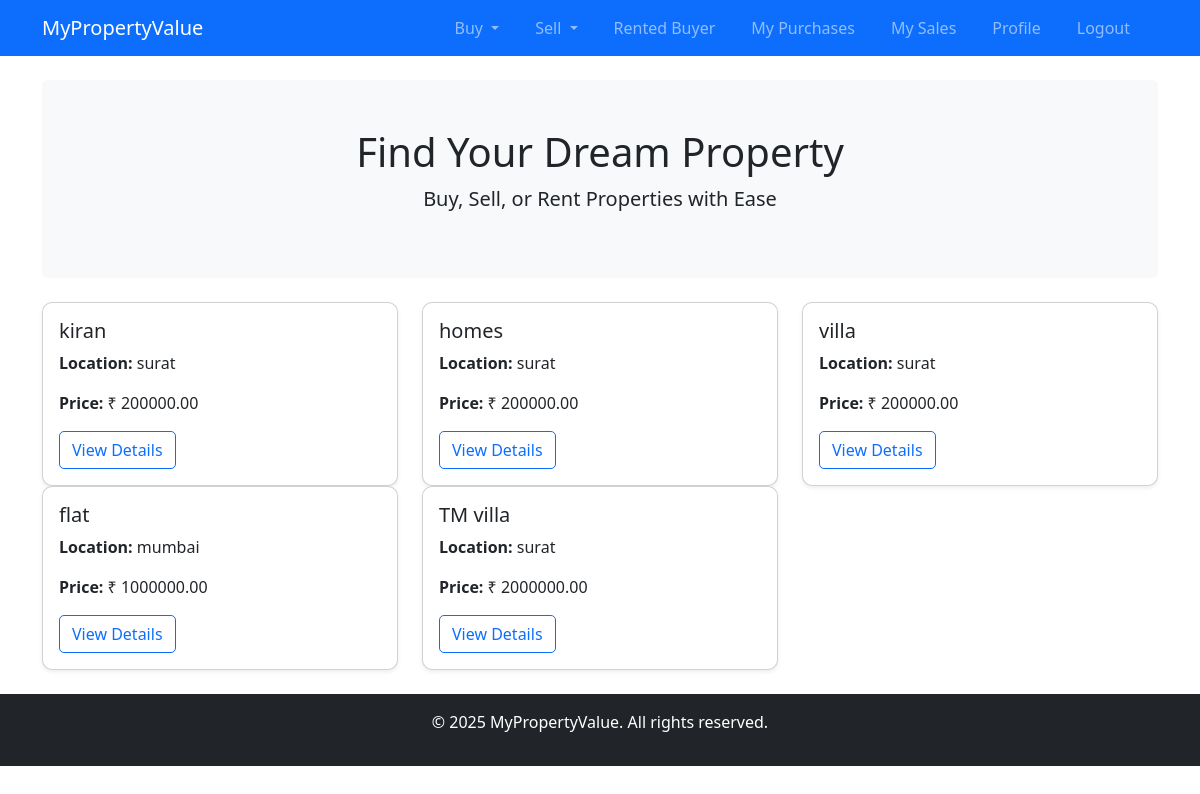
Screenshot of /users/ (signed in) with the database file from the repository.
### users/models.py (models this page shows, shortened)
class Property(models.Model):
    PROPERTY_TYPES = [
        ('Residential', 'Residential'),
        ('Commercial', 'Commercial'),
    ]
    STATUS_CHOICES = [
        ('Available', 'Available'),
        ('Not Available', 'Not Available'),
    ]
    title = models.CharField(max_length=255)
    image = models.ImageField(upload_to='property_images/', blank=True, null=True)
    description = models.TextField()
    price = models.DecimalField(max_digits=12, decimal_places=2)
    property_type = models.CharField(max_length=20, choices=PROPERTY_TYPES)
    location = models.CharField(max_length=255)
    owner = models.ForeignKey(User, on_delete=models.CASCADE)
    name = models.CharField(max_length=255, default="Unnamed Property") # New status field
    is_sold = models.BooleanField(default=False)
    status = models.CharField(max_length=20, choices=STATUS_CHOICES, default='Available')  # Add this field

### users/views.py (the view)
# urls.py: 2. Add a URL to urlpatterns:  path('', views.home, name='home')
@login_required
def home(request):
    available_properties = Property.objects.exclude(owner=request.user)
    return render(request, 'users/home.html', {
        'properties': available_properties
    })

### users/templates/users/home.html
{% extends 'base.html' %} {% block title %}Home - MyPropertyValue{% endblock %}
{% block content %}
<div class="jumbotron bg-light text-center p-5 rounded">
  <h1>Find Your Dream Property</h1>
  <p class="lead">Buy, Sell, or Rent Properties with Ease</p>
</div>
<div class="row mt-4">
  {% for property in properties %}
  <div class="col-md-4">
    <div class="card shadow-sm">
      <div class="card-body">
        <h5 class="card-title">{{ property.title }}</h5>
        <p class="card-text">
          <strong>Location:</strong> {{ property.location }}
        </p>
        <p class="card-text"><strong>Price:</strong> ₹ {{ property.price }}</p>
        <a
          href="{% url 'property_details' property.id %}"
          class="btn btn-outline-primary"
          >View Details</a
        >
      </div>
    </div>
  </div>
  {% endfor %}
</div>
{% endblock %}

### static/css/styles.css (style rules this page uses)
.card { border-radius: 10px; }
.btn { border-radius: 5px; }

### rows the page displays
Property: title "kiran", location "surat", price "200000.00"
Property: title "homes", location "surat", price "200000.00"
Property: title "villa", location "surat", price "200000.00"
Property: title "flat", location "mumbai", price "1000000.00"
Property: title "TM villa", location "surat", price "2000000.00"
